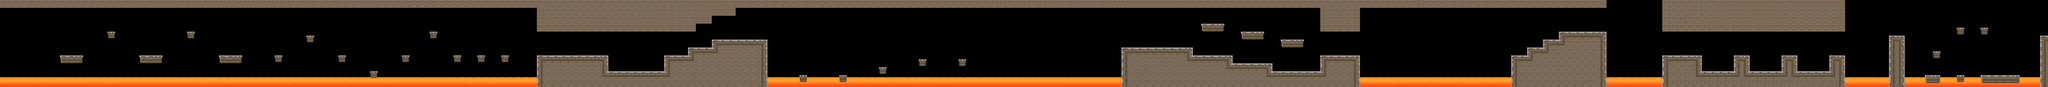

The image is a tile-based game level rendered from a .tmx file. Its description and source (layers, tilesets, objects; grid data summarised) follow:
An orthogonal 515x22 tile map with 32x32 px tiles, 3 tile layers (layer3, layer1, layer2) and 173 objects.

<map version="1.0" orientation="orthogonal" renderorder="right-down" width="515" height="22" tilewidth="32" tileheight="32" nextobjectid="347">
 <tileset firstgid="1" name="Tileset_5" tilewidth="32" tileheight="32" spacing="2" margin="1" tilecount="364" columns="26">
  <image source="gfx/game/Tileset_5.png" width="884" height="476" />
 </tileset>
 <layer name="layer3" width="515" height="22">
  <data>[11330 cells, 90 non-empty, 6 distinct tile ids]</data>
 </layer>
 <layer name="layer1" width="515" height="22">
  <data>[11330 cells, 1065 non-empty, 26 distinct tile ids]</data>
 </layer>
 <layer name="layer2" width="515" height="22">
  <data>[11330 cells, 3196 non-empty, 58 distinct tile ids]</data>
 </layer>
 <objectgroup name="finish" />
 <objectgroup name="checkpoint">
  <object id="174" x="9120" y="288" />
 </objectgroup>
 <objectgroup name="player">
  <object id="175" x="576" y="352" />
 </objectgroup>
 <objectgroup name="coins">
  <object id="176" x="1824" y="288" />
  <object id="177" x="1888" y="288" />
  <object id="178" x="2976" y="416" />
  <object id="179" x="3040" y="416" />
  <object id="180" x="5024" y="416" />
  <object id="181" x="5088" y="416" />
  <object id="182" x="5152" y="416" />
  <object id="183" x="5216" y="416" />
  <object id="184" x="8192" y="288" />
  <object id="185" x="8256" y="288" />
  <object id="186" x="8512" y="288" />
  <object id="187" x="8576" y="288" />
  <object id="188" x="10048" y="160" />
  <object id="189" x="10112" y="160" />
  <object id="190" x="10048" y="416" />
  <object id="191" x="10112" y="416" />
  <object id="192" x="10368" y="192" />
  <object id="193" x="10432" y="192" />
  <object id="194" x="10368" y="480" />
  <object id="195" x="10432" y="480" />
  <object id="196" x="10720" y="352" />
  <object id="197" x="10784" y="352" />
  <object id="198" x="10848" y="352" />
  <object id="199" x="11424" y="320" />
  <object id="200" x="11488" y="320" />
  <object id="201" x="11552" y="320" />
  <object id="202" x="11616" y="320" />
  <object id="203" x="11680" y="320" />
  <object id="204" x="12640" y="160" />
  <object id="205" x="12704" y="160" />
  <object id="206" x="12768" y="160" />
  <object id="207" x="12832" y="160" />
  <object id="208" x="13984" y="320" />
  <object id="209" x="14048" y="320" />
  <object id="210" x="14368" y="320" />
  <object id="211" x="14432" y="320" />
  <object id="212" x="14752" y="320" />
  <object id="213" x="14816" y="320" />
  <object id="214" x="3776" y="288" />
  <object id="215" x="3840" y="288" />
  <object id="216" x="3904" y="288" />
  <object id="217" x="3968" y="288" />
 </objectgroup>
 <objectgroup name="hidden_bonus_level" />
 <objectgroup name="bonus_blocks">
  <object id="218" x="1216" y="256">
   <properties>
    <property name="1" value="mush" />
   </properties>
  </object>
  <object id="219" x="11552" y="224">
   <properties>
    <property name="1" value="mush" />
   </properties>
  </object>
 </objectgroup>
 <objectgroup name="hidden_blocks">
  <object id="220" x="13824" y="416">
   <properties>
    <property name="1" value="coin" />
   </properties>
  </object>
  <object id="221" x="14208" y="416">
   <properties>
    <property name="1" value="mush" />
   </properties>
  </object>
  <object id="222" x="14592" y="416">
   <properties>
    <property name="1" value="coin" />
   </properties>
  </object>
  <object id="223" x="9216" y="224">
   <properties>
    <property name="1" value="coin" />
   </properties>
  </object>
  <object id="224" x="9280" y="224">
   <properties>
    <property name="1" value="coin" />
   </properties>
  </object>
  <object id="225" x="9344" y="224">
   <properties>
    <property name="1" value="mush" />
   </properties>
  </object>
  <object id="226" x="9408" y="224">
   <properties>
    <property name="1" value="coin" />
   </properties>
  </object>
 </objectgroup>
 <objectgroup name="destroyable_blocks" />
 <objectgroup name="stand_destroy_blocks" />
 <objectgroup name="enemies">
  <object id="227" x="16192" y="416">
   <properties>
    <property name="1" value="skeleton" />
    <property name="2" value="8" />
   </properties>
  </object>
  <object id="228" x="15424" y="672">
   <properties>
    <property name="1" value="fireball" />
   </properties>
  </object>
  <object id="229" x="16320" y="672">
   <properties>
    <property name="1" value="fireball" />
   </properties>
  </object>
  <object id="230" x="15872" y="672">
   <properties>
    <property name="1" value="fireball" />
   </properties>
  </object>
  <object id="231" x="15680" y="672">
   <properties>
    <property name="1" value="fireball" />
   </properties>
  </object>
  <object id="232" x="1216" y="480">
   <properties>
    <property name="1" value="chain2" />
   </properties>
  </object>
  <object id="233" x="1856" y="480">
   <properties>
    <property name="1" value="chain2" />
   </properties>
  </object>
  <object id="234" x="3008" y="608">
   <properties>
    <property name="1" value="chain2" />
   </properties>
  </object>
  <object id="235" x="3872" y="480">
   <properties>
    <property name="1" value="chain2" />
   </properties>
  </object>
  <object id="236" x="5120" y="224">
   <properties>
    <property name="1" value="chain2" />
   </properties>
  </object>
  <object id="237" x="7104" y="576">
   <properties>
    <property name="1" value="chain" />
   </properties>
  </object>
  <object id="238" x="10080" y="288">
   <properties>
    <property name="1" value="chain2" />
   </properties>
  </object>
  <object id="239" x="10400" y="352">
   <properties>
    <property name="1" value="chain" />
   </properties>
  </object>
  <object id="240" x="9760" y="224">
   <properties>
    <property name="1" value="chain" />
   </properties>
  </object>
  <object id="241" x="7744" y="512">
   <properties>
    <property name="1" value="chain" />
   </properties>
  </object>
  <object id="242" x="6464" y="640">
   <properties>
    <property name="1" value="chain" />
   </properties>
  </object>
  <object id="243" x="5952" y="352">
   <properties>
    <property name="1" value="chain" />
   </properties>
  </object>
  <object id="244" x="4448" y="224">
   <properties>
    <property name="1" value="chain" />
   </properties>
  </object>
  <object id="245" x="768" y="640">
   <properties>
    <property name="1" value="fireball" />
   </properties>
  </object>
  <object id="246" x="1024" y="640">
   <properties>
    <property name="1" value="fireball" />
   </properties>
  </object>
  <object id="247" x="1408" y="640">
   <properties>
    <property name="1" value="fireball" />
   </properties>
  </object>
  <object id="248" x="1664" y="640">
   <properties>
    <property name="1" value="fireball" />
   </properties>
  </object>
  <object id="249" x="2016" y="640">
   <properties>
    <property name="1" value="fireball" />
   </properties>
  </object>
  <object id="250" x="2112" y="640">
   <properties>
    <property name="1" value="fireball" />
   </properties>
  </object>
  <object id="251" x="2368" y="640">
   <properties>
    <property name="1" value="fireball" />
   </properties>
  </object>
  </objectgroup>
 <objectgroup name="enemies_obstacles" />
 <objectgroup name="trampoline" />
 <objectgroup name="platform_horizontal">
  <!-- 1 objects omitted --></objectgroup>
 <objectgroup name="platform_vertical">
  <!-- 1 objects omitted --></objectgroup>
 <objectgroup name="platform_vertical_multiple">
  <!-- 1 objects omitted --></objectgroup>
 <objectgroup name="platform_gravity" />
 <objectgroup name="platform_zigzag" />
 <objectgroup name="platform_motor">
  <!-- 3 objects omitted --></objectgroup>
 <objectgroup name="platform_motor_big" />
 <objectgroup name="trap" />
 <objectgroup name="physics">
  <!-- 59 objects omitted --></objectgroup>
</map>
<!-- 95 of 173 objects omitted -->
